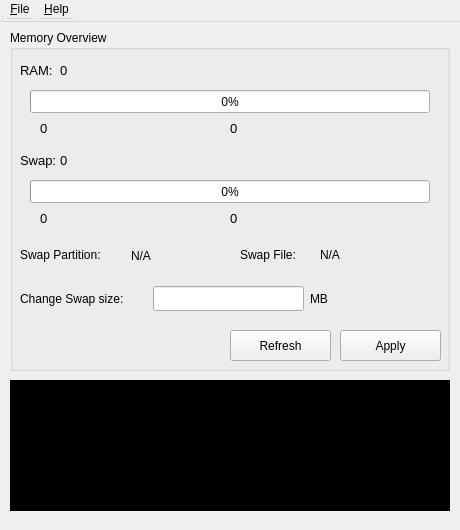
<?xml version="1.0" encoding="UTF-8"?>
<ui version="4.0">
 <class>Widget</class>
 <widget class="QWidget" name="Widget">
  <property name="geometry">
   <rect>
    <x>0</x>
    <y>0</y>
    <width>460</width>
    <height>530</height>
   </rect>
  </property>
  <property name="sizePolicy">
   <sizepolicy hsizetype="Fixed" vsizetype="Fixed">
    <horstretch>0</horstretch>
    <verstretch>0</verstretch>
   </sizepolicy>
  </property>
  <property name="minimumSize">
   <size>
    <width>460</width>
    <height>530</height>
   </size>
  </property>
  <property name="maximumSize">
   <size>
    <width>460</width>
    <height>530</height>
   </size>
  </property>
  <property name="windowTitle">
   <string notr="true">SwapTool</string>
  </property>
  <property name="windowIcon">
   <iconset resource="resources.qrc">
    <normaloff>:/ui/alogic_logo.ico</normaloff>:/ui/alogic_logo.ico</iconset>
  </property>
  <widget class="QWidget" name="centralwidget" native="true">
   <property name="geometry">
    <rect>
     <x>10</x>
     <y>30</y>
     <width>444</width>
     <height>491</height>
    </rect>
   </property>
   <widget class="QPlainTextEdit" name="statusText">
    <property name="geometry">
     <rect>
      <x>0</x>
      <y>350</y>
      <width>440</width>
      <height>131</height>
     </rect>
    </property>
    <property name="palette">
     <palette>
      <active>
       <colorrole role="Text">
        <brush brushstyle="SolidPattern">
         <color alpha="228">
          <red>255</red>
          <green>255</green>
          <blue>255</blue>
         </color>
        </brush>
       </colorrole>
       <colorrole role="Base">
        <brush brushstyle="SolidPattern">
         <color alpha="179">
          <red>0</red>
          <green>0</green>
          <blue>0</blue>
         </color>
        </brush>
       </colorrole>
       <colorrole role="Window">
        <brush brushstyle="SolidPattern">
         <color alpha="255">
          <red>0</red>
          <green>0</green>
          <blue>0</blue>
         </color>
        </brush>
       </colorrole>
      </active>
      <inactive>
       <colorrole role="Text">
        <brush brushstyle="SolidPattern">
         <color alpha="228">
          <red>255</red>
          <green>255</green>
          <blue>255</blue>
         </color>
        </brush>
       </colorrole>
       <colorrole role="Base">
        <brush brushstyle="SolidPattern">
         <color alpha="179">
          <red>0</red>
          <green>0</green>
          <blue>0</blue>
         </color>
        </brush>
       </colorrole>
       <colorrole role="Window">
        <brush brushstyle="SolidPattern">
         <color alpha="255">
          <red>0</red>
          <green>0</green>
          <blue>0</blue>
         </color>
        </brush>
       </colorrole>
      </inactive>
      <disabled>
       <colorrole role="Base">
        <brush brushstyle="SolidPattern">
         <color alpha="255">
          <red>0</red>
          <green>0</green>
          <blue>0</blue>
         </color>
        </brush>
       </colorrole>
       <colorrole role="Window">
        <brush brushstyle="SolidPattern">
         <color alpha="255">
          <red>0</red>
          <green>0</green>
          <blue>0</blue>
         </color>
        </brush>
       </colorrole>
      </disabled>
     </palette>
    </property>
    <property name="font">
     <font>
      <family>Consolas</family>
      <pointsize>10</pointsize>
     </font>
    </property>
    <property name="autoFillBackground">
     <bool>true</bool>
    </property>
    <property name="readOnly">
     <bool>true</bool>
    </property>
    <property name="backgroundVisible">
     <bool>true</bool>
    </property>
   </widget>
   <widget class="QGroupBox" name="memoryDetailsBox">
    <property name="geometry">
     <rect>
      <x>0</x>
      <y>0</y>
      <width>440</width>
      <height>341</height>
     </rect>
    </property>
    <property name="title">
     <string>Memory Overview</string>
    </property>
    <widget class="QPushButton" name="refreshButton">
     <property name="geometry">
      <rect>
       <x>220</x>
       <y>300</y>
       <width>101</width>
       <height>31</height>
      </rect>
     </property>
     <property name="text">
      <string>Refresh</string>
     </property>
    </widget>
    <widget class="QLabel" name="memLabel">
     <property name="geometry">
      <rect>
       <x>10</x>
       <y>30</y>
       <width>40</width>
       <height>20</height>
      </rect>
     </property>
     <property name="font">
      <font>
       <pointsize>10</pointsize>
      </font>
     </property>
     <property name="text">
      <string>RAM:</string>
     </property>
    </widget>
    <widget class="QLabel" name="swapLabel">
     <property name="geometry">
      <rect>
       <x>10</x>
       <y>120</y>
       <width>40</width>
       <height>20</height>
      </rect>
     </property>
     <property name="font">
      <font>
       <pointsize>10</pointsize>
      </font>
     </property>
     <property name="text">
      <string>Swap:</string>
     </property>
    </widget>
    <widget class="QLabel" name="totalRamLabel">
     <property name="geometry">
      <rect>
       <x>50</x>
       <y>30</y>
       <width>200</width>
       <height>20</height>
      </rect>
     </property>
     <property name="font">
      <font>
       <pointsize>10</pointsize>
      </font>
     </property>
     <property name="text">
      <string>0</string>
     </property>
    </widget>
    <widget class="QLabel" name="usedRamLabel">
     <property name="geometry">
      <rect>
       <x>30</x>
       <y>90</y>
       <width>151</width>
       <height>17</height>
      </rect>
     </property>
     <property name="font">
      <font>
       <pointsize>10</pointsize>
      </font>
     </property>
     <property name="text">
      <string>0</string>
     </property>
    </widget>
    <widget class="QLabel" name="freeRamLabel">
     <property name="geometry">
      <rect>
       <x>220</x>
       <y>90</y>
       <width>171</width>
       <height>17</height>
      </rect>
     </property>
     <property name="font">
      <font>
       <pointsize>10</pointsize>
      </font>
     </property>
     <property name="text">
      <string>0</string>
     </property>
    </widget>
    <widget class="QLabel" name="totalSwapLabel">
     <property name="geometry">
      <rect>
       <x>50</x>
       <y>120</y>
       <width>200</width>
       <height>20</height>
      </rect>
     </property>
     <property name="font">
      <font>
       <pointsize>10</pointsize>
      </font>
     </property>
     <property name="text">
      <string>0</string>
     </property>
    </widget>
    <widget class="QLabel" name="usedSwapLabel">
     <property name="geometry">
      <rect>
       <x>30</x>
       <y>180</y>
       <width>121</width>
       <height>16</height>
      </rect>
     </property>
     <property name="font">
      <font>
       <pointsize>10</pointsize>
      </font>
     </property>
     <property name="text">
      <string>0</string>
     </property>
    </widget>
    <widget class="QLabel" name="freeSwapLabel">
     <property name="geometry">
      <rect>
       <x>220</x>
       <y>180</y>
       <width>121</width>
       <height>16</height>
      </rect>
     </property>
     <property name="font">
      <font>
       <pointsize>10</pointsize>
      </font>
     </property>
     <property name="text">
      <string>0</string>
     </property>
    </widget>
    <widget class="QProgressBar" name="ramProgressBar">
     <property name="geometry">
      <rect>
       <x>20</x>
       <y>60</y>
       <width>400</width>
       <height>23</height>
      </rect>
     </property>
     <property name="value">
      <number>0</number>
     </property>
    </widget>
    <widget class="QProgressBar" name="swapProgressBar">
     <property name="geometry">
      <rect>
       <x>20</x>
       <y>150</y>
       <width>400</width>
       <height>23</height>
      </rect>
     </property>
     <property name="value">
      <number>0</number>
     </property>
    </widget>
    <widget class="QLabel" name="infoPartitionLabel">
     <property name="geometry">
      <rect>
       <x>10</x>
       <y>210</y>
       <width>111</width>
       <height>30</height>
      </rect>
     </property>
     <property name="text">
      <string>Swap Partition:</string>
     </property>
    </widget>
    <widget class="QLabel" name="infoFileLabel">
     <property name="geometry">
      <rect>
       <x>230</x>
       <y>210</y>
       <width>71</width>
       <height>30</height>
      </rect>
     </property>
     <property name="text">
      <string>Swap File:</string>
     </property>
    </widget>
    <widget class="QLabel" name="swapFileInputLabel">
     <property name="geometry">
      <rect>
       <x>10</x>
       <y>253</y>
       <width>110</width>
       <height>31</height>
      </rect>
     </property>
     <property name="text">
      <string>Change Swap size:</string>
     </property>
    </widget>
    <widget class="QLineEdit" name="swapFileInput">
     <property name="geometry">
      <rect>
       <x>143</x>
       <y>256</y>
       <width>151</width>
       <height>25</height>
      </rect>
     </property>
     <property name="alignment">
      <set>Qt::AlignmentFlag::AlignRight|Qt::AlignmentFlag::AlignTrailing|Qt::AlignmentFlag::AlignVCenter</set>
     </property>
    </widget>
    <widget class="QLabel" name="sfileInputLabel">
     <property name="geometry">
      <rect>
       <x>300</x>
       <y>258</y>
       <width>50</width>
       <height>21</height>
      </rect>
     </property>
     <property name="text">
      <string>MB</string>
     </property>
    </widget>
    <widget class="QPushButton" name="applyButton">
     <property name="geometry">
      <rect>
       <x>330</x>
       <y>300</y>
       <width>101</width>
       <height>31</height>
      </rect>
     </property>
     <property name="text">
      <string>Apply</string>
     </property>
    </widget>
    <widget class="QLabel" name="partitionSizeLabel">
     <property name="geometry">
      <rect>
       <x>121</x>
       <y>215</y>
       <width>101</width>
       <height>21</height>
      </rect>
     </property>
     <property name="text">
      <string>N/A</string>
     </property>
    </widget>
    <widget class="QLabel" name="fileSizeLabel">
     <property name="geometry">
      <rect>
       <x>310</x>
       <y>214</y>
       <width>121</width>
       <height>21</height>
      </rect>
     </property>
     <property name="text">
      <string>N/A</string>
     </property>
    </widget>
   </widget>
  </widget>
  <widget class="QMenuBar" name="menubar">
   <property name="geometry">
    <rect>
     <x>0</x>
     <y>0</y>
     <width>800</width>
     <height>22</height>
    </rect>
   </property>
   <widget class="QMenu" name="menuFile">
    <property name="title">
     <string>&amp;File</string>
    </property>
    <addaction name="actionExit"/>
   </widget>
   <widget class="QMenu" name="menuHelp">
    <property name="title">
     <string>&amp;Help</string>
    </property>
    <addaction name="actionAbout"/>
   </widget>
   <addaction name="menuFile"/>
   <addaction name="menuHelp"/>
  </widget>
  <widget class="QStatusBar" name="statusbar">
   <property name="geometry">
    <rect>
     <x>0</x>
     <y>0</y>
     <width>3</width>
     <height>22</height>
    </rect>
   </property>
  </widget>
  <action name="actionExit">
   <property name="text">
    <string>E&amp;xit</string>
   </property>
  </action>
  <action name="actionAbout">
   <property name="text">
    <string>&amp;About</string>
   </property>
  </action>
 </widget>
 <resources>
  <include location="resources.qrc"/>
 </resources>
 <connections/>
</ui>
